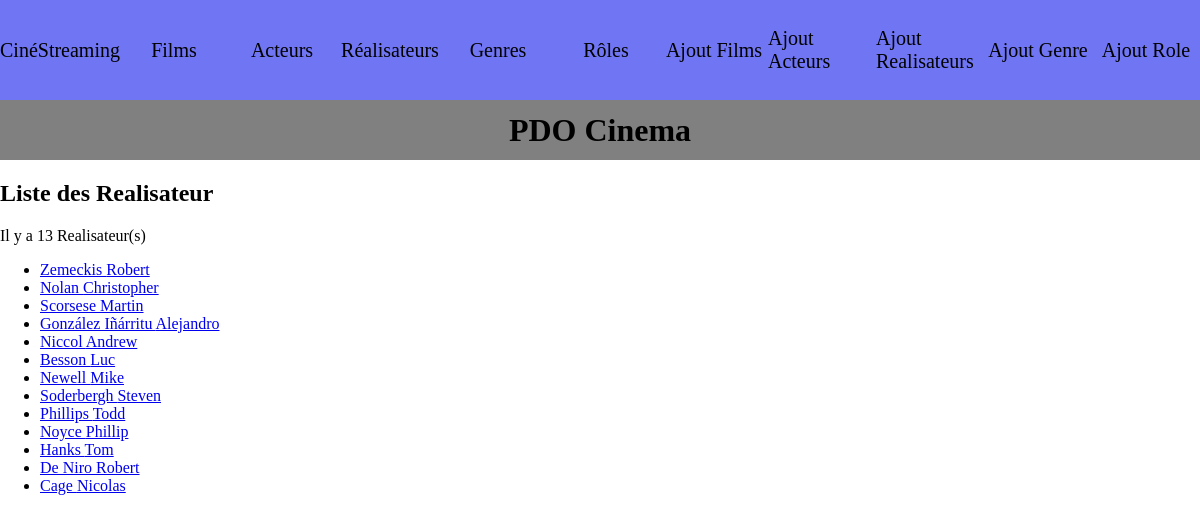
The app's page /index.php?action=listRealisateur with its own data.
### tables this page shows
CREATE TABLE IF NOT EXISTS `realisateur` (
  `ID_Realisateur` int(11) NOT NULL AUTO_INCREMENT,
  `Nom_Realisateur` varchar(50) NOT NULL,
  `Prenom_Realisateur` varchar(50) NOT NULL,
  `Sexe_Realisateur` varchar(5) NOT NULL,
  `DateNaissance_Realisateur` date NOT NULL,
  PRIMARY KEY (`ID_Realisateur`)
);

### controller/CinemaController.php (called while the page is built, shortened)
<?php
class CinemaController {
public function listRealisateur() {
    $pdo = Connect::seConnecter();
    $requeteListRealisateur = $pdo->query("SELECT ID_Realisateur, Nom_Realisateur, Prenom_Realisateur FROM realisateur");
    $realisateurList = $requeteListRealisateur->fetchAll();
    require "view/realisateur/listRealisateur.php";
}
}
?>

### view/realisateur/listRealisateur.php (the view, shortened to what this page needs)
<?php
echo "<p> Il y a " . count($realisateurList) . " Realisateur(s) </p>";
echo "<ul>";
foreach ($realisateurList as $realisateur) {
    echo "<li><a href='index.php?action=detailRealisateur&id=" .
    $realisateur['ID_Realisateur'] . "'>" .
    $realisateur['Nom_Realisateur'] . " " .
    $realisateur['Prenom_Realisateur'] .
    "</a></li>";
}
echo "</ul>";
require "view/template.php";
?>

### public/css/style.css (style rules this page uses)
body { margin: 0; }

### records on screen
realisateur: Nom_Realisateur "Zemeckis", Prenom_Realisateur "Robert"
realisateur: Nom_Realisateur "Nolan", Prenom_Realisateur "Christopher"
realisateur: Nom_Realisateur "Scorsese", Prenom_Realisateur "Martin"
realisateur: Nom_Realisateur "González Iñárritu", Prenom_Realisateur "Alejandro"
realisateur: Nom_Realisateur "Niccol", Prenom_Realisateur "Andrew"
realisateur: Nom_Realisateur "Besson", Prenom_Realisateur "Luc"
realisateur: Nom_Realisateur "Newell", Prenom_Realisateur "Mike"
realisateur: Nom_Realisateur "Soderbergh", Prenom_Realisateur "Steven"
realisateur: Nom_Realisateur "Phillips", Prenom_Realisateur "Todd"
realisateur: Nom_Realisateur "Noyce", Prenom_Realisateur "Phillip"
realisateur: Nom_Realisateur "Hanks", Prenom_Realisateur "Tom"
realisateur: Nom_Realisateur "De Niro", Prenom_Realisateur "Robert"
realisateur: Nom_Realisateur "Cage", Prenom_Realisateur "Nicolas"

### other values on screen
$titre_secondaire "Liste des Realisateur"
count($realisateurList) "13"
